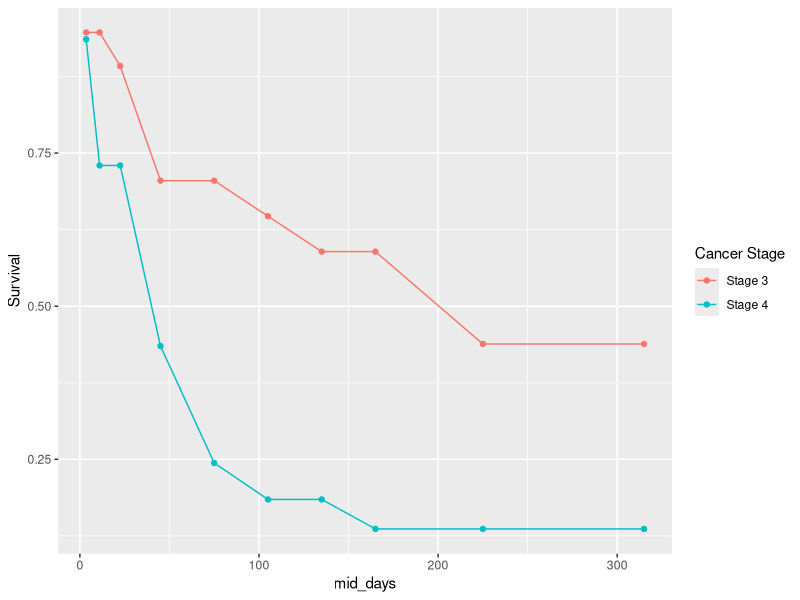
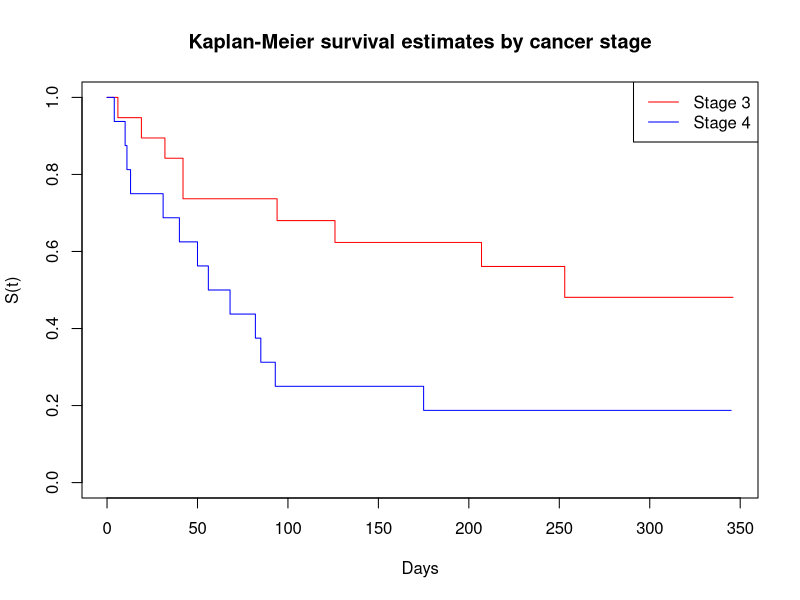

Reproduce these figures in R, in order.

library(tidyverse) 
binData = read_csv("44213-binlymph.csv")
print(binData) 

qplot(x=mid_days, y=Survival,  
      col=factor(stage, labels=c("Stage 3", "Stage 4")), 
      data=binData) + geom_line() + labs(col="Cancer Stage")

binData = binData %>%  
  mutate(t = mid_days) %>%  
  mutate(N = P_Days)

binData = binData %>%   
  mutate(t60 = t-60) %>%  
  mutate(t60sp = ifelse(t > 60, t-60, 0))

# Model A: stage 
modelA = glm(D ~ stage, offset=log(N),
             family=poisson(link="log"), data=binData) 
summary(modelA) 
modelA$coefficients; confint.default(modelA)  ## coefficients 
exp(modelA$coefficients); exp(confint.default(modelA))  ## IRR

# Model B: stage + t-60 
modelB = glm(D ~ stage + t60, offset=log(N), 
             family=poisson(link="log"), data=binData) 
summary(modelB) 
modelB$coefficients; confint.default(modelB)  ## coefficients 
exp(modelB$coefficients); exp(confint.default(modelB))  ## IRR

# Model C: stage + t-60 + (t-60)^+ 
modelC = glm(D ~ stage + t60 + t60sp, offset=log(N),
             family=poisson(link="log"), data=binData)
summary(modelC) 
modelC$coefficients; confint.default(modelC)  ## coefficients 
exp(modelC$coefficients); exp(confint.default(modelC))  ## IRR


# Model D: stage + t-60 + (t-60)^+ + stage*(t‑60) + stage*(t‑60)^+ 
modelD = glm(D ~ stage + t60 + t60sp + stage:t60 + stage:t60sp,
             offset=log(N), family=poisson(link="log"), data=binData)
summary(modelD) 
modelD$coefficients; confint.default(modelD)  ## coefficients 
exp(modelD$coefficients); exp(confint.default(modelD))  ## IRR


# Use the    AIC = -2 log likelihood + 2(# of parameters) to identify the “best” prediction model from among A-D.  Interpret the model results in a few sentences, as if for a journal article.
AIC(modelA, modelB, modelC, modelD)

#Kaplan Meier
lymphData = read_csv("44213-lymphoma.csv") 
head(lymphData) 

library(survival)

lymphData$SurvObj = with(lymphData, Surv(days, died == 1))

km.stage = survfit(SurvObj ~ stage, data = lymphData,  
                   type="kaplan-meier", conf.type="log-log")
summary(km.stage) 

plot(km.stage, col=c("red","blue"),   
     main="Kaplan-Meier survival estimates by cancer stage",  
     ylab="S(t)", xlab="Days" ) 
legend("topright", c("Stage 3", "Stage 4"),  
     col=c("red", "blue"), lty=1)

# Carry out a log-rank test and determine a p-value for the null hypothesis that the two population survival curves are the same for Stage 4 -vs- Stage 3 patients
survdiff(SurvObj ~ stage, data=lymphData) 

# Fit a Cox proportional hazards model with an arbitrary baseline hazard and a group effect for stage
model1 = coxph(SurvObj ~ stage, data =  lymphData, ties="breslow")
summary(model1)













